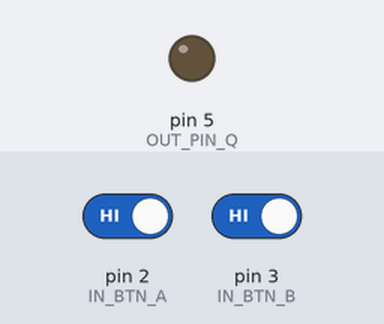
Recording of a sketch running on a simulated Arduino Uno, built with avr-gcc and run on an emulated ATmega328P. On the bench: output pins drawn as LEDs (lit = HIGH). The test bench sets the inputs (shaded band); at power-on: pin 2 (IN_BTN_A) HIGH, pin 3 (IN_BTN_B) HIGH.

Above: at 1.2 s.
1.3 s: pin 2 (IN_BTN_A) driven LOW and pin 3 (IN_BTN_B) driven LOW
At 2.1 s:
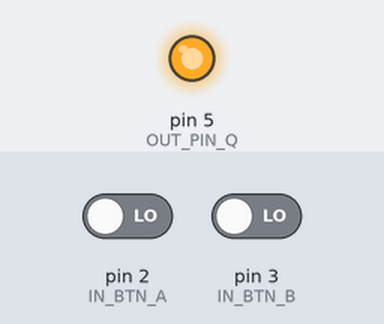
2.8 s: pin 2 (IN_BTN_A) driven HIGH
At 3.2 s:
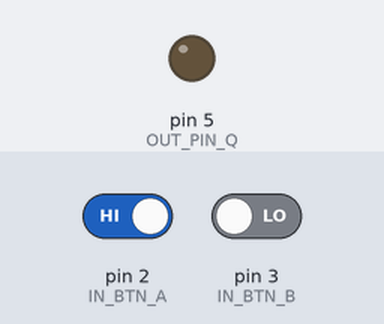
4.3 s: pin 2 (IN_BTN_A) driven LOW
At 5.6 s:
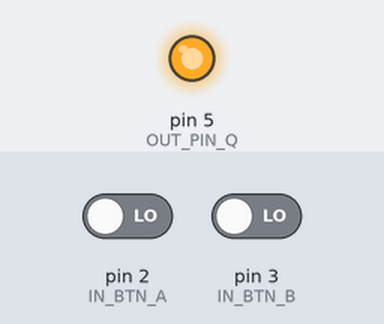
Timing chart, 0 to 7.3 s (numbered marks = the images above; inputs shaded):
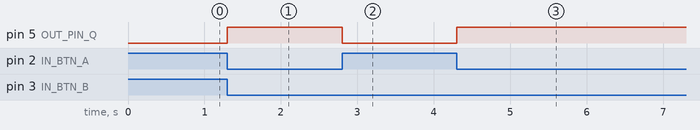

The sketch:

Arduino_als_UND.ino
```cpp
// Arduino simuliert UND-Glied
const int IN_BTN_A = 2;
const int IN_BTN_B = 3;
const int OUT_PIN_Q = 5;

void setup()
{
    //Eingänge
    pinMode(IN_BTN_A, INPUT);
    pinMode(IN_BTN_B, INPUT);
    //Ausgang
    pinMode(OUT_PIN_Q, OUTPUT);
}

void loop()
{
    bool a, b, q;

    a = digitalRead(IN_BTN_A) == LOW; 	//Eingänge einlesen
    b = digitalRead(IN_BTN_B) == LOW;
    q = (a && b);				              //Signale verknüpfen

    if(q)			//Ergebnis anzeigen
    {
      digitalWrite(OUT_PIN_Q, HIGH);
    }
    else
    {
      digitalWrite(OUT_PIN_Q, LOW);
    }
}
```

Measured:
- after the input at 1.3 s, pin 5 (OUT_PIN_Q): LOW → HIGH at once
- after the input at 2.8 s, pin 5 (OUT_PIN_Q): HIGH → LOW at once
- after the input at 4.3 s, pin 5 (OUT_PIN_Q): LOW → HIGH at once
